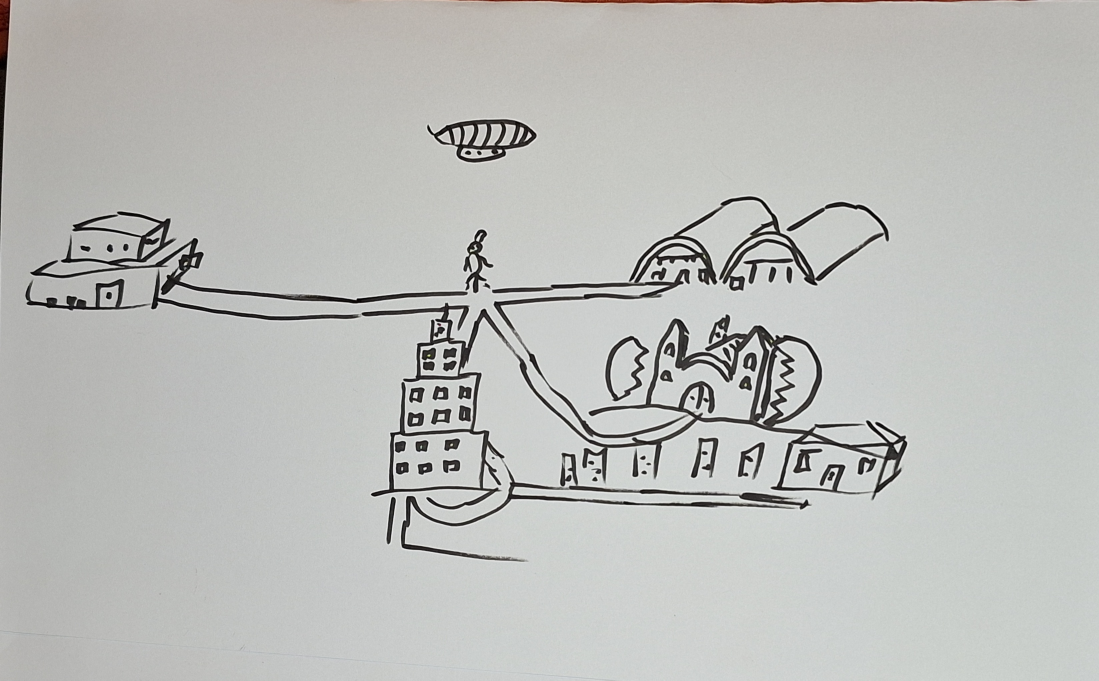
#> input picture tools/artgen/ref/map_sketch.jpg, 3295 x 2041 px (shown at 1/3 size)
$ python menu_wip_warp.py ref/map_sketch.jpg out.png
#> lines starting #> are read from the running program, lines starting #| are printed output that depends on the picture
# Warp a phone photo of the menu painting to the paper rectangle (corners measured by hand per photo). Usage: menu_wip_warp.py photo.jpg paper.png
import sys
from PIL import Image
im = Image.open(sys.argv[1]).convert('RGB')
#> im is the input picture: PIL image 3295x2041 RGB; mean R, G, B 187.7, 188.7, 185.7
src = [(75, 23), (1970, 37), (2038, 1396), (24, 1416)]  # paper corners: tl, tr, br, bl
W, H = 1960, 1386
inset = 6  # trim the paper's torn/shadowed margin
dst = [(-inset, -inset), (W + inset, -inset), (W + inset, H + inset), (-inset, H + inset)]
A, B = [], []
for (x, y), (u, v) in zip(src, dst):
    A.append([u, v, 1, 0, 0, 0, -u * x, -v * x]); B.append(x)
    A.append([0, 0, 0, u, v, 1, -u * y, -v * y]); B.append(y)
n = 8
M = [row[:] + [b] for row, b in zip(A, B)]
for i in range(n):
    p = max(range(i, n), key=lambda r: abs(M[r][i])); M[i], M[p] = M[p], M[i]
    for r in range(n):
        if r != i:
            f = M[r][i] / M[i][i]
            M[r] = [a - f * b for a, b in zip(M[r], M[i])]
c = [M[i][n] / M[i][i] for i in range(n)]
im.transform((W, H), Image.PERSPECTIVE, tuple(c), Image.BICUBIC).save(sys.argv[2])
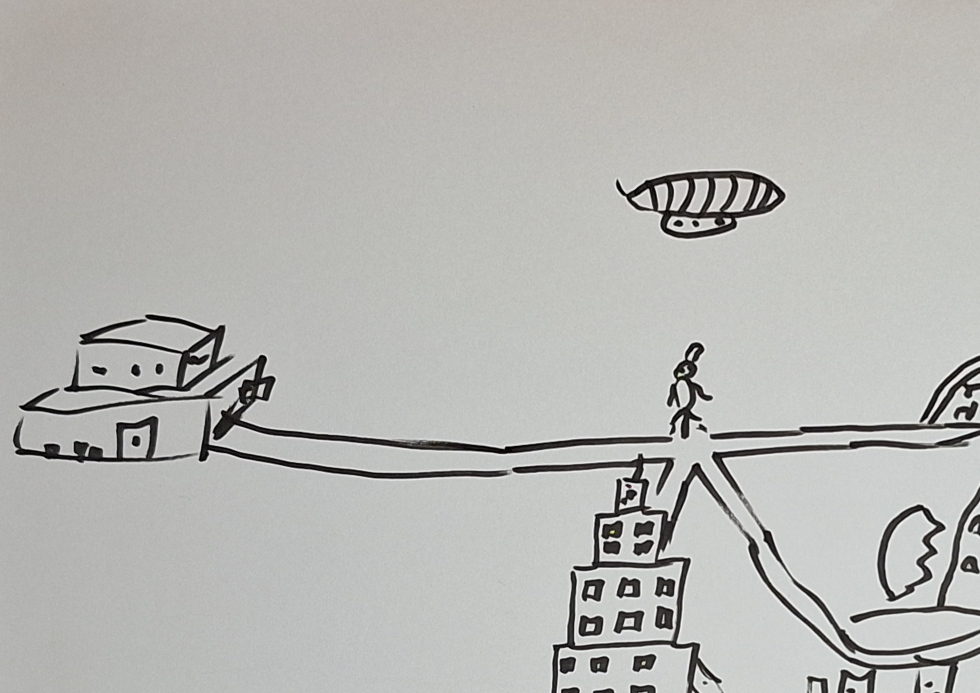
#> saved as out.png: PIL image 1960x1386 RGB (shown at 1/2 size); mean R, G, B 182.3, 182.2, 179
